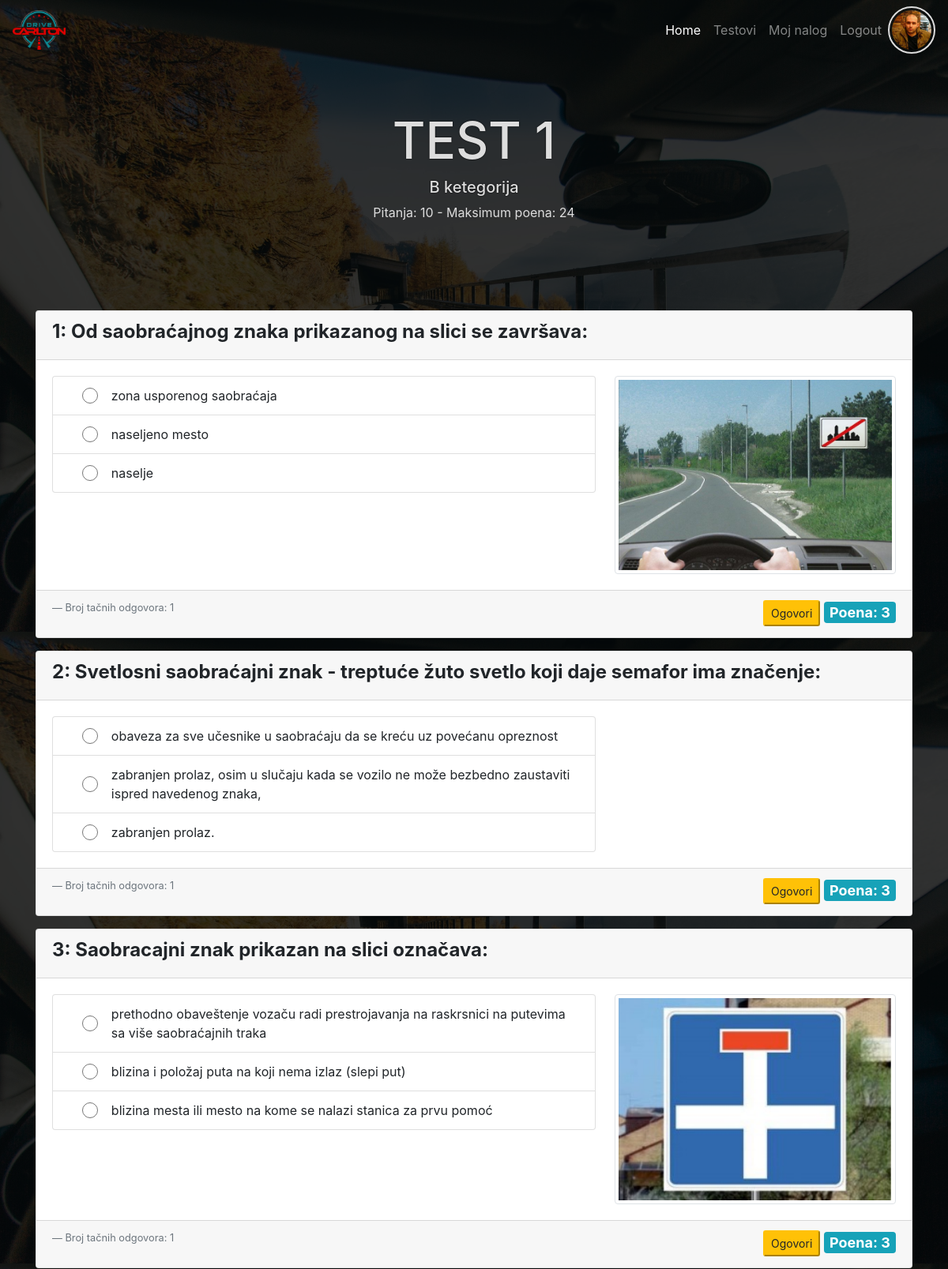
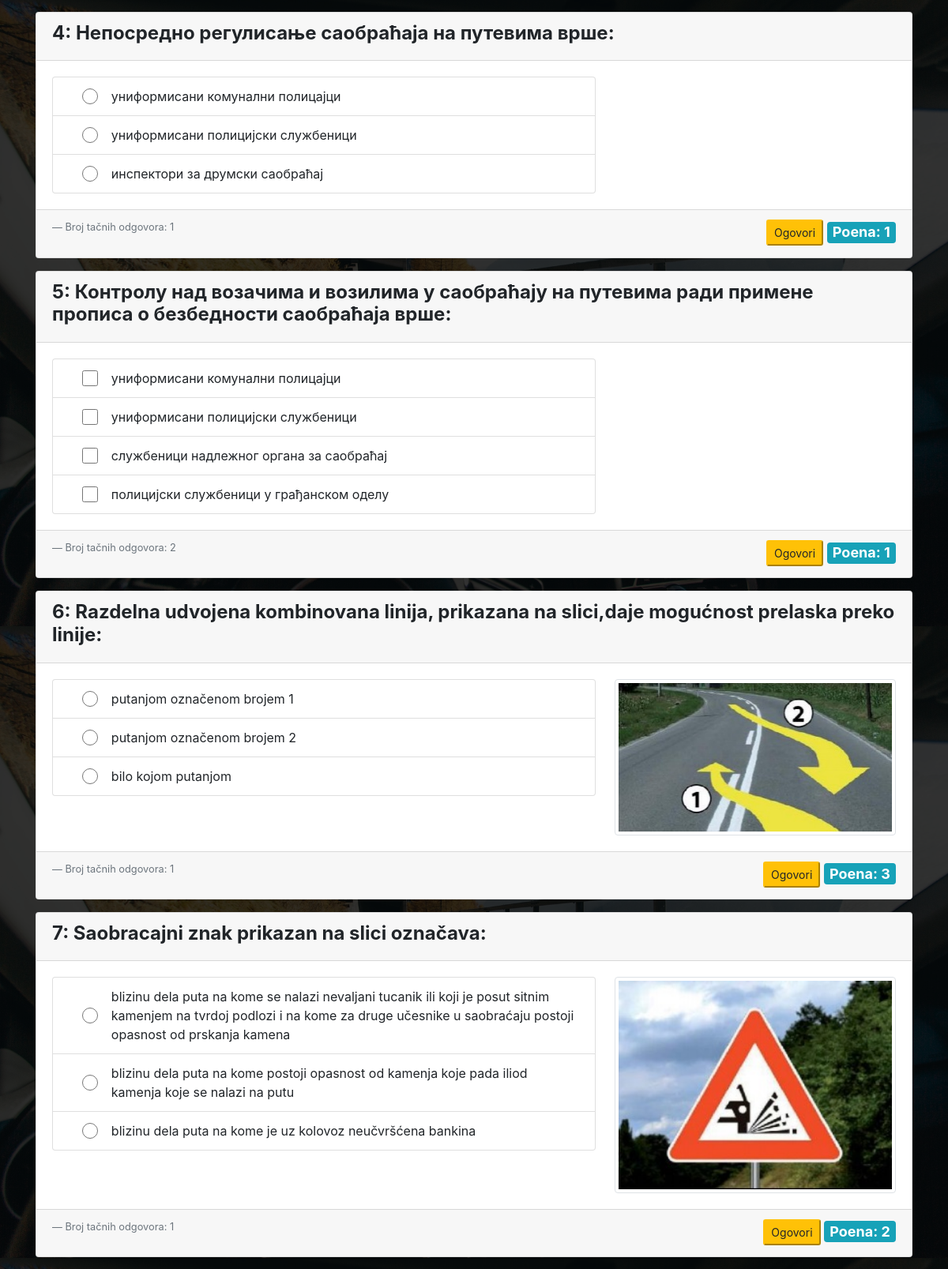
The page /test.php?id=1 (signed in, upper part) on the database its author committed (2 pictures, top to bottom).
### tables this page shows
CREATE TABLE `users` (
  `id` int(11) NOT NULL,
  `first_name` varchar(50) NOT NULL,
  `last_name` varchar(50) NOT NULL,
  `date_birth` date NOT NULL,
  `email` varchar(50) NOT NULL,
  `password` varchar(60) NOT NULL,
  `created_at` timestamp NOT NULL DEFAULT CURRENT_TIMESTAMP,
  `last_login` timestamp NOT NULL DEFAULT CURRENT_TIMESTAMP,
  `profil_img` varchar(60) DEFAULT NULL,
  `role_id` int(11) DEFAULT NULL
);

CREATE TABLE `tests` (
  `id` int(11) NOT NULL,
  `test_name` varchar(150) NOT NULL,
  `category_id` int(11) NOT NULL
);

CREATE TABLE `test_category` (
  `id` int(11) NOT NULL,
  `category_name` varchar(50) NOT NULL,
  `icon` varchar(50) NOT NULL
);

CREATE TABLE `test_question` (
  `test_id` int(11) NOT NULL,
  `question_id` int(11) NOT NULL,
  `points` int(11) NOT NULL
);

CREATE TABLE `question` (
  `id` int(11) NOT NULL,
  `question` text NOT NULL,
  `atach` varchar(50) DEFAULT NULL,
  `answers` int(10) DEFAULT '1',
  `points` int(10) DEFAULT '1'
);

CREATE TABLE `solution` (
  `id` int(11) NOT NULL,
  `question_id` int(11) NOT NULL,
  `solution` varchar(255) NOT NULL,
  `corect` int(11) NOT NULL DEFAULT '0'
);

### test.php (called while the page is built, shortened)
<?php
require_once "core/init.php";
$user_info = $User->selectSingleJoin(
    ["users", "roles"],
    "role_id",
    ["id" => $_SESSION["id"]]
);
$test_info   = $Tests->testInfo(["id" => $_GET["id"]]);
$questions   = $Tests->getTestQuestions(["test_id" => $_GET["id"]]);
require_once ROOT . "/view/test.view.php";

### core/init.php (called while the page is built, shortened)
<?php
require_once "config.php";
$database = $conn_config["host"];
require_once "classes/Conection.php";
require_once "classes/QueryBuilder.php";
require_once "classes/User.php";
require_once "classes/Tests.php";
$User         = new User($database);
$Tests        = new Tests($database);

### core/classes/User.php (called while the page is built, shortened)
<?php
class User extends QueryBuilder
{
    public function isLoged()
    {
        if (isset($_SESSION["id"])) {
            return false;
        } else {
            return true;
        }
    }
}

### core/classes/QueryBuilder.php (called while the page is built, shortened)
<?php
class QueryBuilder extends Connection
{
    public function selectSingleJoin(array $table, String $join_on, $criteria)
    {
        $key = key($criteria);
        $sql = "SELECT
                {$table[0]}.*, {$table[0]}.id {$table[0]}_id, {$table[1]}.*
                FROM {$table[0]}
                JOIN {$table[1]}
                ON {$table[0]}.{$join_on} = {$table[1]}.id
                WHERE {$table[0]}.{$key} = :{$key}";
        $qry = $this->db->prepare($sql);
        $qry->execute($criteria);
        $result = $qry->fetch(PDO::FETCH_OBJ);
        return $result;
    }
}

### core/classes/Conection.php (called while the page is built, shortened)
<?php
class Connection
{
    public function __construct($database)
    {
        try {
            $this->db = new PDO("mysql:host={$database['host']};dbname={$database['dbname']};charset=UTF8", $database["user"], $database["password"]);
        } catch (PDOException $err) {
            die("Doslo je do greske. Nije moguce konektovati se sa bazom - " . $err->getMessage());
        }
    }
}

### core/classes/Tests.php (called while the page is built, shortened)
<?php
class Tests extends QueryBuilder
{
    public function getTestQuestions($data)
    {
        $sql = "SELECT
                q.id,
                q.question,
                q.atach,
                q.answers,
                q.points,
                tq.test_id
                FROM test_question tq
                JOIN question q
                ON tq.question_id = q.id
                WHERE tq.test_id = :test_id";
        $qry = $this->db->prepare($sql);
        $qry->execute($data);
        $question = $qry->fetchAll(PDO::FETCH_ASSOC);
        $sql = "SELECT
                question_id,
                id,
                solution,
                corect
                FROM solution s
                ";
        $qry = $this->db->prepare($sql);
        $qry->execute();
        $qs       = [];
        $solution = $qry->fetchAll(PDO::FETCH_GROUP | PDO::FETCH_ASSOC);
        foreach ($question as $q) {
            if (isset($solution[$q["id"]])) {
                array_push($qs, ["question" => $q, "solution" => $solution[$q["id"]]]);
            } else {
                array_push($qs, ["question" => $q, "solution" => null]);
            }
        }
        return $qs;
    }
    public function testInfo($data)
    {
        $sql = "SELECT
                t.id,
                t.test_name,
                tc.category_name,
                COUNT(tq.test_id) number_questions,
                SUM(tq.points) max_points
                FROM tests t
                LEFT JOIN test_question tq ON t.id = tq.test_id
                JOIN test_category tc ON tc.id = t.category_id
                WHERE t.id = :id
                GROUP BY t.id
                ";
        $qry = $this->db->prepare($sql);
        $qry->execute($data);
        $result = $qry->fetch(PDO::FETCH_ASSOC);
        return $result;
    }
}

### view/test.view.php (the view, shortened to what this page needs)
<?php
require ROOT . "/include/top.php";
require ROOT . "/include/main_nav.php";
?>
<header class="jumbotron text-center">
    <h1><?php echo $test_info["test_name"]; ?></h1>
    <h5><?php echo $test_info["category_name"]; ?></h5>
    <p><?php echo "Pitanja: {$test_info["number_questions"]} - Maksimum poena: {$test_info["max_points"]}"; ?></p>
</header>
<section class="container">
    <article class="row no-gutters mt-4">
        <form id="form-test" class="col-12" method="POST" action="test.php?id=<?php echo $_GET["id"]; ?>">
            <?php $i=1; foreach($questions as $val): ?>
            <?php $q=$val["question"]; ?>
            <?php $s=$val["solution"]; ?>
            <div class="question card mb-3">
                <div class="card-header">
                    <div>
                        <h4 class="font-weight-bold"><?php echo "{$i}: {$q["question"]}"; ?></h4>
                    </div>
                </div>
                <div class="card-body row no-gutters">
                    <div class="option col-md-8">
                        <?php if(isset($s) && count($s)>0): ?>
                        <ul class="list-group mr-md-4">
                            <?php foreach($s as $sol): ?>
                            <li class="list-group-item d-flex align-items-center"
                                data-solutionId="<?php echo $sol["id"]; ?>">
                                <input data-name="answers" class="form-control col-1"
                                    type="<?php echo ($q["answers"]==1) ? "radio" : "checkbox"; ?>"
                                    id="<?php echo "radio{$sol["id"]}"; ?>"
                                    name="<?php echo ($q["answers"]==1) ? "answer[{$q["id"]}]" : "answer[{$q["id"]}][{$sol["id"]}]" ; ?>"
                                    value="<?php echo ($q["answers"]==1) ? $sol["id"] : $sol["id"]; ; ?>">
                                <label class="flex-grow-1 mb-0"
                                    for="<?php echo "radio{$sol["id"]}"; ?>"><?php echo $sol["solution"]; ?></label>
                            </li>
                            <?php endforeach; ?>
                        </ul>
                        <?php endif; ?>
                    </div>
                    <?php if($q["atach"]): ?>
                    <div class="atach-img col-md-4">
                        <img class="p-1 border rounded" src="<?php echo SRC_URI . $q["atach"] ; ?>" alt="">
                    </div>
                    <?php endif; ?>
                </div>
                <div class="card-footer d-flex justify-content-between align-items-start">
                    <p class="blockquote-footer">Broj tačnih odgovora: <?php echo $q["answers"]; ?></p>
                    <div> <button class="testBtn btn-sm btn-warning" type="button"
                            data-qid="<?php echo $q["id"]; ?>">Ogovori</button>
                        <span class="badge badge-info">Poena: <?php echo $q["points"]; ?></span>
                    </div>
                </div>
            </div>
            <?php $i++; endforeach; ?>
        </form>
    </article>
</section>
<?php
require ROOT . "/include/bottom.php";
?>

### include/top.php (shortened to what this page needs)
<!DOCTYPE html>
<html lang="en">
<head>
    <link rel="stylesheet" href="https://cdnjs.cloudflare.com/ajax/libs/font-awesome/5.15.3/css/all.min.css"
 />
    <link rel="stylesheet" href="https://cdn.jsdelivr.net/npm/bootstrap@4.6.0/dist/css/bootstrap.min.css"
>
    <link rel="stylesheet" href="<?php echo ROOT_URL; ?>/css/style.css">
</head>
<body>

### include/main_nav.php (shortened to what this page needs)
<nav class="navbar navbar-expand-lg navbar-dark bg-transparent">
    <a class="navbar-brand" href="<?php echo ROOT_URL; ?>"><img class="img-fluid" src="asset/logo-sm.png" alt=""></a>
    <div class="collapse navbar-collapse" id="navbarNav">
        <ul class="navbar-nav ml-auto">
            <li class="nav-item active">
                <a class="nav-link" href="<?php echo ROOT_URL; ?>">Home</a>
            </li>
            <li class="nav-item">
                <a class="nav-link" href="<?php echo ROOT_URL; ?>/testovi.php">Testovi</a>
            </li>
            <?php if($User->isLoged()): ?>
            <li class="nav-item">
                <a class="nav-link" href="<?php echo ROOT_URL; ?>/login_register.php">Login / Register</a>
            </li>
            <?php else: ?>
            <li class="nav-item">
                <a class="nav-link" href="<?php echo ROOT_URL; ?>/user.php">Moj nalog</a>
            </li>
            <li class="nav-item">
                <a class="nav-link" href="<?php echo ROOT_URL; ?>/logout.php">Logout</a>
            </li>
            <?php endif; ?>
        </ul>
        <?php if(!$User->isLoged()): ?>
        <div class="loged-profil">
            <a href="user.php"><img src="<?php echo SRC_URI . ($user_info->profil_img ?:"../asset/logo-sm.png"); ?>"
                    alt=""></a>
        </div>
        <?php endif; ?>
    </div>
</nav>

### include/bottom.php (shortened to what this page needs)
</body>
</html>

### css/style.css (style rules this page uses)
* { margin: 0; padding: 0; box-sizing: border-box; }
body { background: linear-gradient(rgba(0, 0, 0, 0.8), rgba(0, 0, 0, 0.8)), url(../asset/bg.jpg); background-position: center top; background-size: 100% 100vh; background-attachment: fixed; }
.jumbotron { background-color: transparent; color: #ddd; }
h1 { text-transform: uppercase; font-size: 4rem; }
h1, h1 + * { text-shadow: 0 0 2px #000; }
.navbar-brand img, .loged-profil img { height: 50px; }
.atach-img img { height: auto; width: 100%; display: block; object-fit: cover; }
.loged-profil img { border: 2px solid #ddd; padding: 3px; border-radius: 50%; width: 60px; height: 60px; object-fit: cover; }
.option label, .option input { cursor: pointer; }
.option input[type="checkbox"], .option input[type="radio"] { height: 20px; }
.badge { font-size: 18px; }

### rows shown on the page
users: profil_img (picture)
tests: test_name "TEST 1", test_category.category_name "B ketegorija"
test_question: question.question "Od saobraćajnog znaka prikazanog na slici se završava:", question.atach (picture), question.answers "1", question.points "3"
solution: solution "zona usporenog saobraćaja"
question: answers "☐ zona usporenog saobraćaja", answers "☐ naselјeno mesto", answers "☐ naselјe"
solution: solution "naselјeno mesto"
solution: solution "naselјe"
test_question: question.question "Svetlosni saobraćajni znak - treptuće žuto svetlo koji daje semafor ima značenje:", question.answers "1", question.points "3"
solution: solution "obaveza za sve učesnike u saobraćaju da se kreću uz povećanu opreznost"
question: answers "☐ obaveza za sve učesnike u saob", answers "☐ zabranjen prolaz, osim u sluča", answers "☐ zabranjen prolaz."
solution: solution "zabranjen prolaz, osim u slučaju kada se vozilo ne može bezbedno zaustaviti ispred navedenog znaka,"
solution: solution "zabranjen prolaz."
test_question: question.question "Saobracajni znak prikazan na slici označava:", question.atach (picture), question.answers "1", question.points "3"
solution: solution "prethodno obaveštenje vozaču radi prestrojavanja na raskrsnici na putevima sa više saobraćajnih traka"
question: answers "☐ prethodno obaveštenje vozaču r", answers "☐ blizina i položaj puta na koji", answers "☐ blizina mesta ili mesto na kom"
solution: solution "blizina i položaj puta na koji nema izlaz (slepi put)"
solution: solution "blizina mesta ili mesto na kome se nalazi stanica za prvu pomoć"
test_question: question.question "Непосредно регулисање саобраћаја на путевима врше:", question.answers "1", question.points "1"
solution: solution "униформисани комунални полицајци"
question: answers "☐ униформисани комунални полицај", answers "☐ униформисани полицијски службе", answers "☐ инспектори за друмски саобраћа"
solution: solution "униформисани полицијски службеници"
solution: solution "инспектори за друмски саобраћај"
test_question: question.question "Контролу над возачима и возилима у саобраћају на путевима ради примене прописа о безбедности саобраћаја врше:", question.answers "2", question.points "1"
solution: solution "униформисани комунални полицајци"
solution: solution "униформисани полицијски службеници"
solution: solution "службеници надлежног органа за саобраћај"
solution: solution "полицијски службеници у грађанском оделу"
test_question: question.question "Razdelna udvojena kombinovana linija, prikazana na slici,daje mogućnost prelaska preko linije:", question.atach (picture), question.answers "1", question.points "3"
solution: solution "putanjom označenom brojem 1"
question: answers "☐ putanjom označenom brojem 1", answers "☐ putanjom označenom brojem 2", answers "☐ bilo kojom putanjom"
solution: solution "putanjom označenom brojem 2"
solution: solution "bilo kojom putanjom"
test_question: question.question "Saobracajni znak prikazan na slici označava:", solution "blizinu dela puta na kome se nalazi nevaljani tucanik ili koji je posut sitnim kamenjem na tvrdoj podlozi i na kome za druge učesnike u saobraćaju postoji opasnost od prskanja kamena", question.atach (picture), question.answers "1", question.points "2"
question: answers "☐ blizinu dela puta na kome se n", answers "☐ blizinu dela puta na kome post", answers "☐ blizinu dela puta na kome je u"
solution: solution "blizinu dela puta na kome postoji opasnost od kamenja koje pada iliod kamenja koje se nalazi na putu"
solution: solution "blizinu dela puta na kome je uz kolovoz neučvršćena bankina"

### other values the page prints
$test_info["number_questions"] "10"
$test_info["max_points"] "24"
